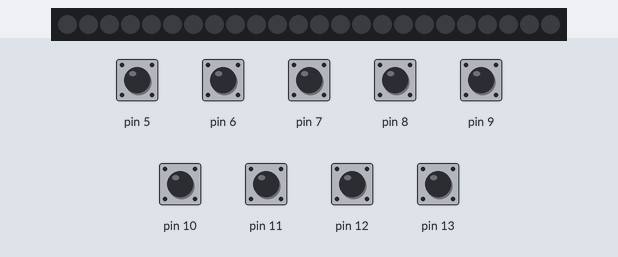
Recording of a sketch running on a simulated Arduino Uno, built with avr-gcc and run on an emulated ATmega328P. On the bench: 24 RGB LEDs in strip order, left to right. Inputs (shaded band) come from the test bench; at power-on: pin 5–13 HIGH. Dim RGB values are drawn brighter than linear.

Above: at 1.2 s.
1.3 s: pin 5 pulled LOW for 0.15 s
At 1.37 s:
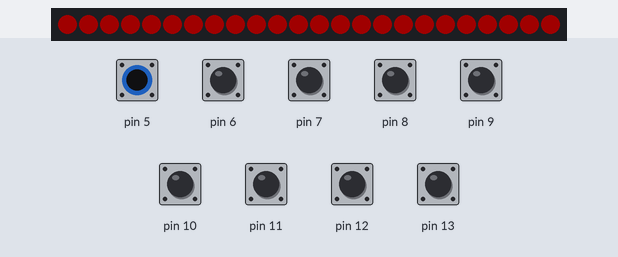
2.9 s: pin 6 pulled LOW for 0.15 s
At 2.97 s:
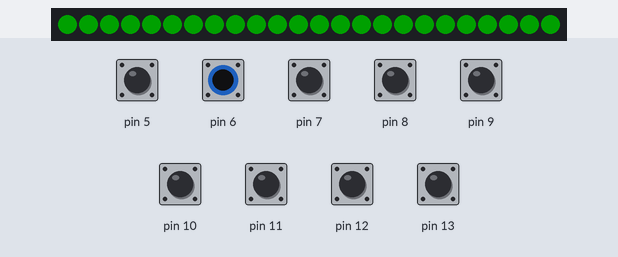
4.5 s: pin 7 pulled LOW for 0.15 s
At 4.57 s:
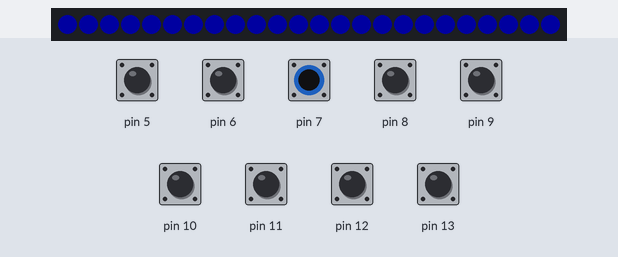
6.1 s: pin 5 driven LOW and pin 6 driven LOW
At 7.1 s:
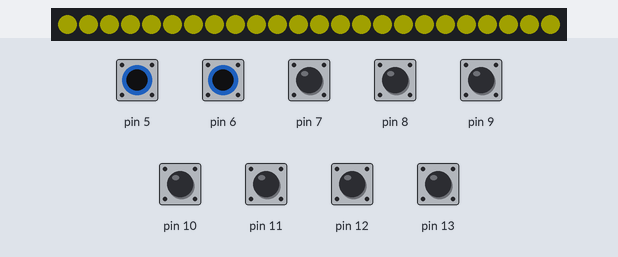
7.6 s: pin 10 pulled LOW for 0.15 s
At 7.67 s:
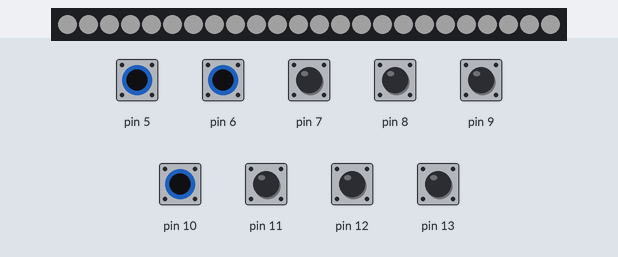
9.2 s: pin 8 pulled LOW for 0.15 s
At 9.27 s:
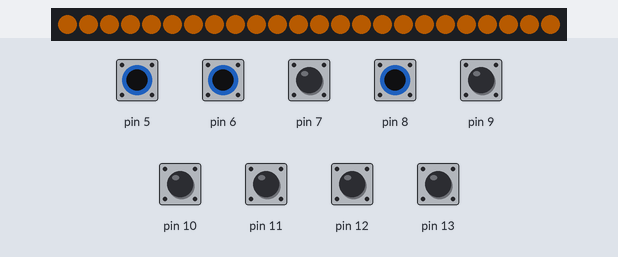
Timing chart, 0 to 11.8 s (numbered marks = the images above; inputs shaded):
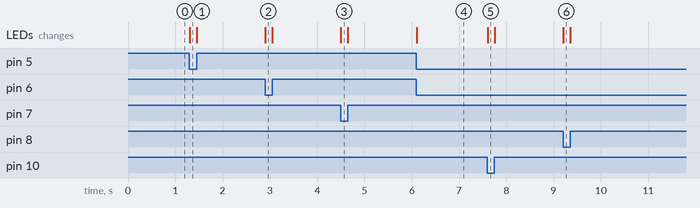

The sketch:

sketch.ino
```cpp
#include <Adafruit_NeoPixel.h>

const byte numLeds = 24;
const byte brightness = 100;
Adafruit_NeoPixel leds = Adafruit_NeoPixel(numLeds, 3);

byte rgb[3]{0, 0, 0};
byte cubes[9]{5, 6, 7, 8, 9, 10, 11, 12, 13};

void setup()
{
  leds.begin();
  leds.setBrightness(brightness);
  leds.show();

  for (byte i = 0; i < 9; i++)
  {
    pinMode(cubes[i], INPUT_PULLUP);
  }
}

void loop()
{
  for (byte i = 0; i < 3; i++)
  {
    rgb[i] = 0;
  }

  for (byte i = 0; i < 9; i++)
  {
    if (digitalRead(cubes[i]) == LOW)
    {
      rgb[i % 3]++;
    }
  }

  for (byte i = 0; i < numLeds; i++)
  {
    leds.setPixelColor(i, leds.Color(rgb[0] * 85, rgb[1] * 85, rgb[2] * 85));
  }
  leds.show();
}
```

Measured:
- after the input at 1.3 s, the LEDs: change at once (image 1)
- after the input at 2.9 s, the LEDs: change at once (image 2)
- after the input at 4.5 s, the LEDs: change at once (image 3)
- after the input at 6.1 s, the LEDs: change at once (image 4)
- after the input at 7.6 s, the LEDs: change at once (image 5)
- after the input at 9.2 s, the LEDs: change at once (image 6)
